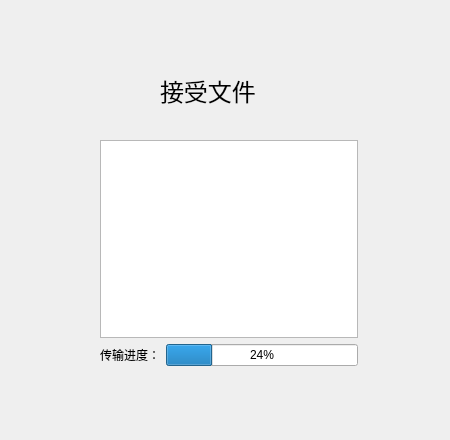
<?xml version="1.0" encoding="UTF-8"?>
<ui version="4.0">
 <class>receiveFileWidget</class>
 <widget class="QWidget" name="receiveFileWidget">
  <property name="geometry">
   <rect>
    <x>0</x>
    <y>0</y>
    <width>450</width>
    <height>440</height>
   </rect>
  </property>
  <property name="windowTitle">
   <string>Form</string>
  </property>
  <widget class="QLabel" name="label_2">
   <property name="geometry">
    <rect>
     <x>160</x>
     <y>70</y>
     <width>181</width>
     <height>41</height>
    </rect>
   </property>
   <property name="font">
    <font>
     <family>Adobe 宋体 Std L</family>
     <pointsize>18</pointsize>
    </font>
   </property>
   <property name="text">
    <string>接受文件</string>
   </property>
  </widget>
  <widget class="QWidget" name="">
   <property name="geometry">
    <rect>
     <x>100</x>
     <y>140</y>
     <width>258</width>
     <height>226</height>
    </rect>
   </property>
   <layout class="QVBoxLayout" name="verticalLayout">
    <item>
     <widget class="QTextEdit" name="textEdit"/>
    </item>
    <item>
     <layout class="QHBoxLayout" name="horizontalLayout">
      <item>
       <widget class="QLabel" name="label">
        <property name="text">
         <string>传输进度：</string>
        </property>
       </widget>
      </item>
      <item>
       <widget class="QProgressBar" name="progressBar">
        <property name="value">
         <number>24</number>
        </property>
       </widget>
      </item>
     </layout>
    </item>
   </layout>
  </widget>
 </widget>
 <resources/>
 <connections/>
</ui>
